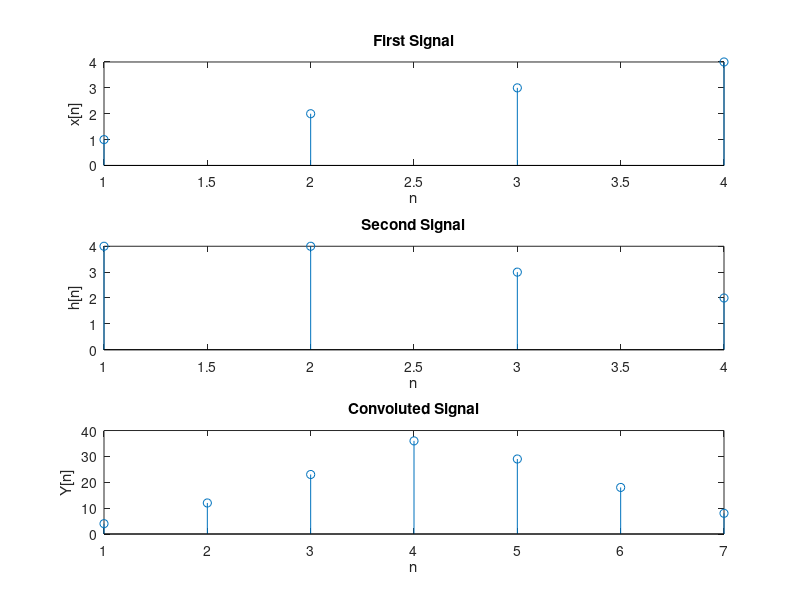

MATLAB code for this plot:
clc;
clear all;

%x=input('Enter x(n)=');
x = [ 1 2 3 4];

%h=input('Enter h(n)=');
h = [ 4 4 3 2];

m=length(x);
l=length(h);
X=[x,zeros(1,l)];
H=[h,zeros(1,m)];

z=[];
for i=1:m
    g=h.*x(i);
    z=[z;g];
end

[r c] = size(z);
k = r+c;
t =2;
Y =[];
cd =0;

while(t<=k)
    for i=1:r
        for j=1:c
            if((i+j)==t)
                cd = cd+ z(i,j);
            end
        end
    end
    t = t+1;
    Y = [Y cd];
    cd =0;
end


subplot(3,1,1); stem(x); xlabel('n');
ylabel('x[n]'); title('First Signal');

subplot(3,1,2); stem(h); xlabel('n');
ylabel('h[n]'); title('Second Signal');

subplot(3,1,3); stem(Y); xlabel('n');
ylabel('Y[n]'); title('Convoluted Signal');